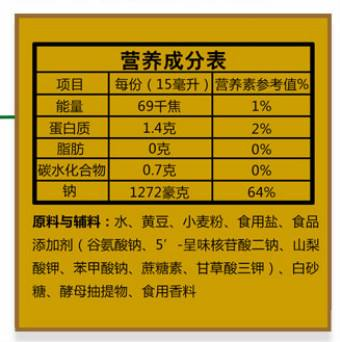
#> input picture 4.jpg, 340 x 342 px
$ python IP.py
#> lines starting #> are read from the running program, lines starting #| are printed output that depends on the picture; after the words box and inside, x2 and y2 are one past the last pixel; in counts of white or black regions, pixels touching at a corner belong together
from PIL import Image
img = Image.open('4.jpg')
#> img is the input picture: PIL image 340x342 RGB; mean R, G, B 182.9, 148.4, 42.5

Img = img.convert('L')
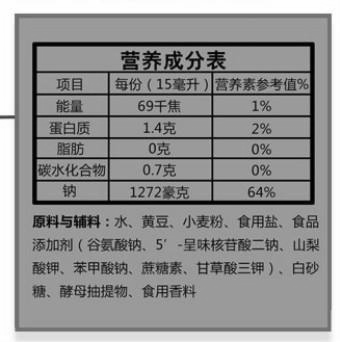
#> Img: PIL image 340x342 L; min 0, max 255, mean 146.6
Img.save("4_1.jpg")

threshold = 110

table = []
for i in range(256):
    if i < threshold:
        table.append(0)
    else:
        table.append(1)
#img 0/1
photo = Img.point(table,'1')
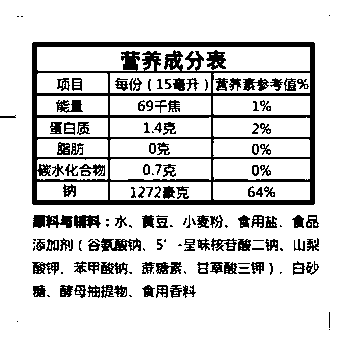
#> photo: PIL image 340x342 1; 82.9% white; 150 black regions (38 under 20 px), largest, box (x1, y1, x2, y2) and area: (32, 42, 315, 205) 9884, (33, 215, 73, 228) 372, (101, 238, 141, 252) 336
photo.save("4_2.jpg")

$ run again, with 1.jpg copied over 4.jpg
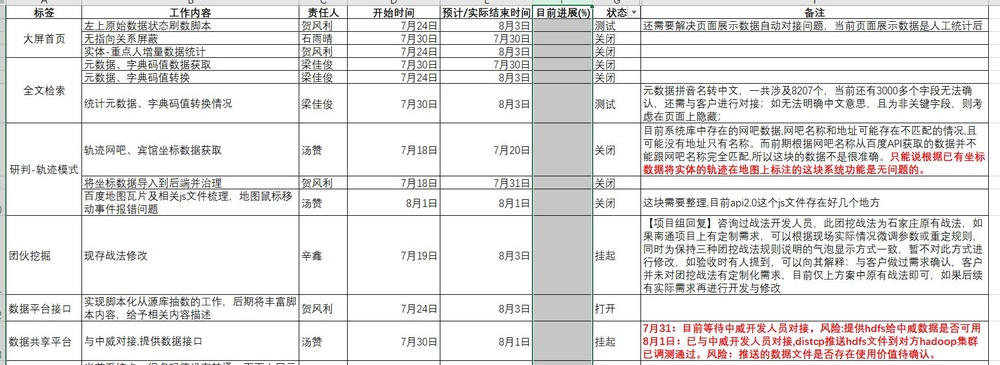
#> input picture 1.jpg, 1000 x 365 px, shrunk from 1694 x 619 before the run
#> img is the input picture: PIL image 1000x365 RGB; mean R, G, B 228.9, 227.4, 226.9
#> `Img = img.convert('L')`:
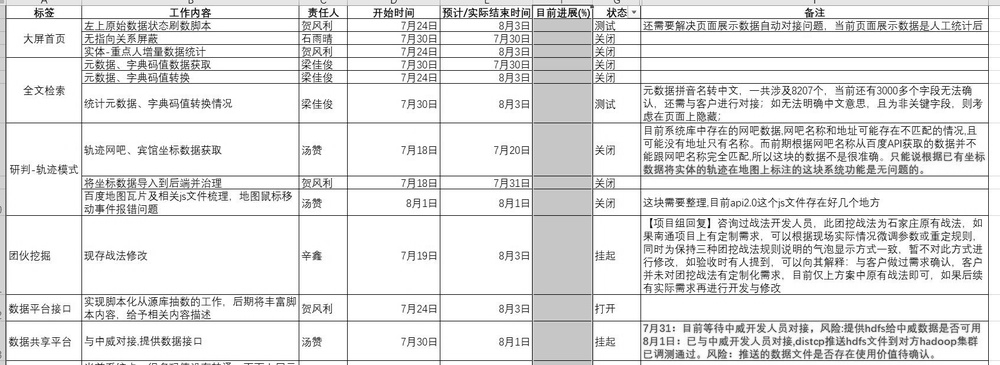
#> Img: PIL image 1000x365 L; min 0, max 255, mean 227.8
#> `photo = Img.point(table,'1')`:
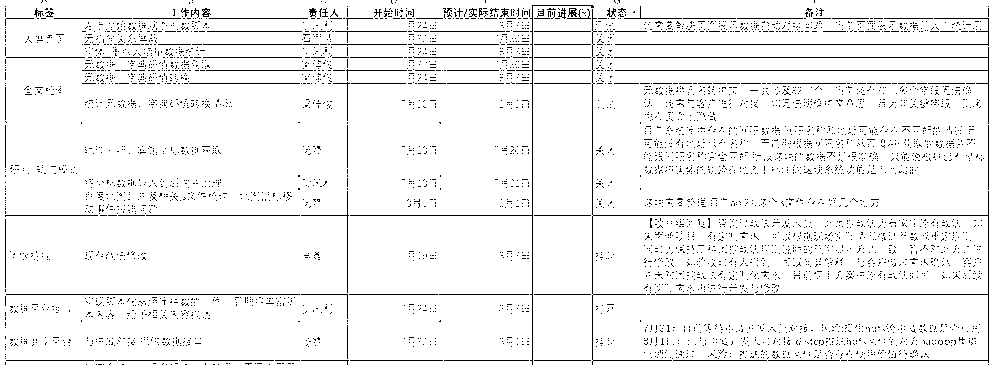
#> photo: PIL image 1000x365 1; 94.9% white; black in thin lines or dots

$ run again, with 2.jpg copied over 4.jpg
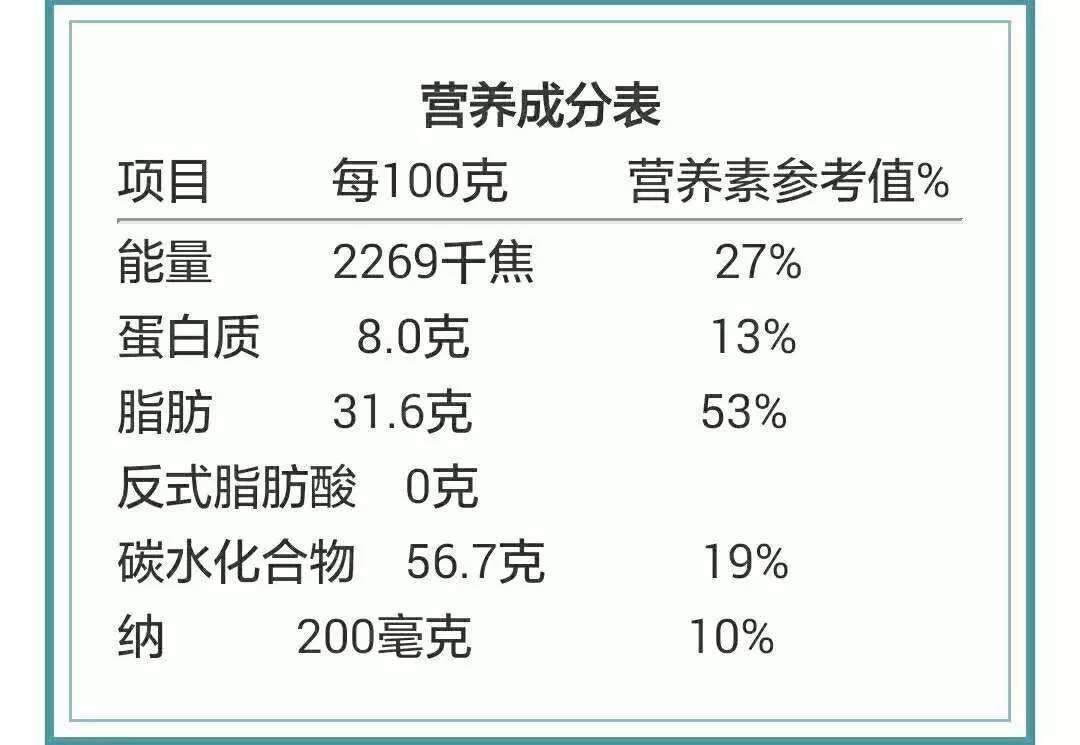
#> input picture 2.jpg, 1080 x 745 px
#> img is the input picture: PIL image 1080x745 RGB; mean R, G, B 232.4, 238.5, 234.3
#> `Img = img.convert('L')`:
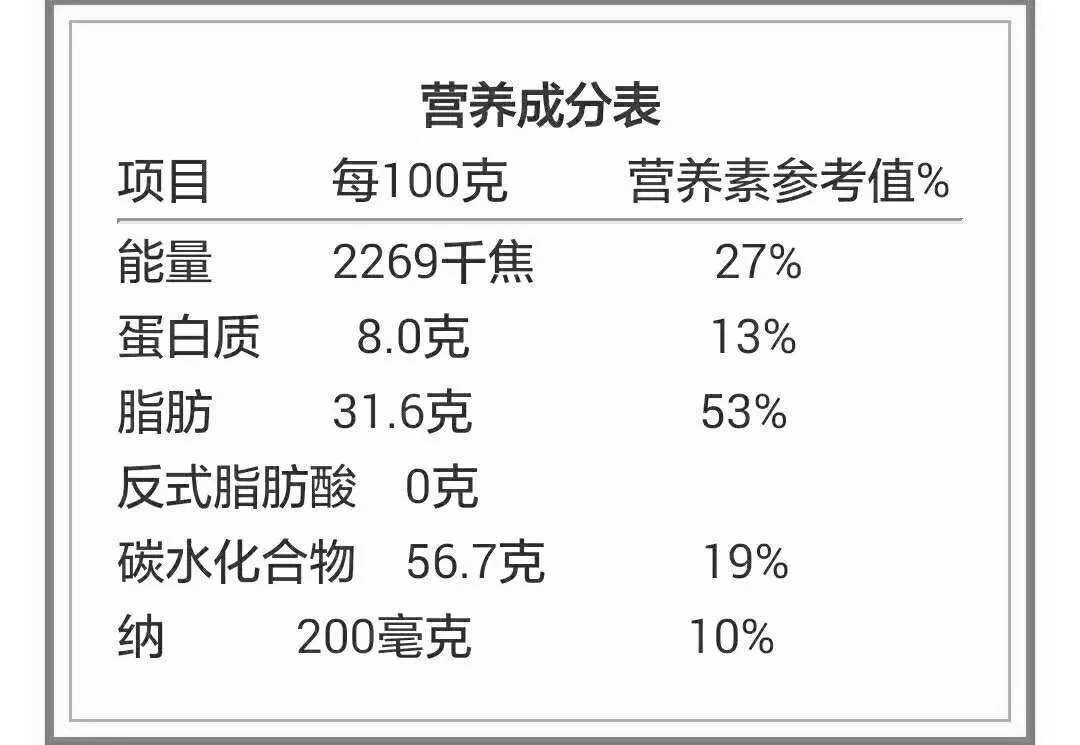
#> Img: PIL image 1080x745 L; min 1, max 255, mean 236.1
#> `photo = Img.point(table,'1')`:
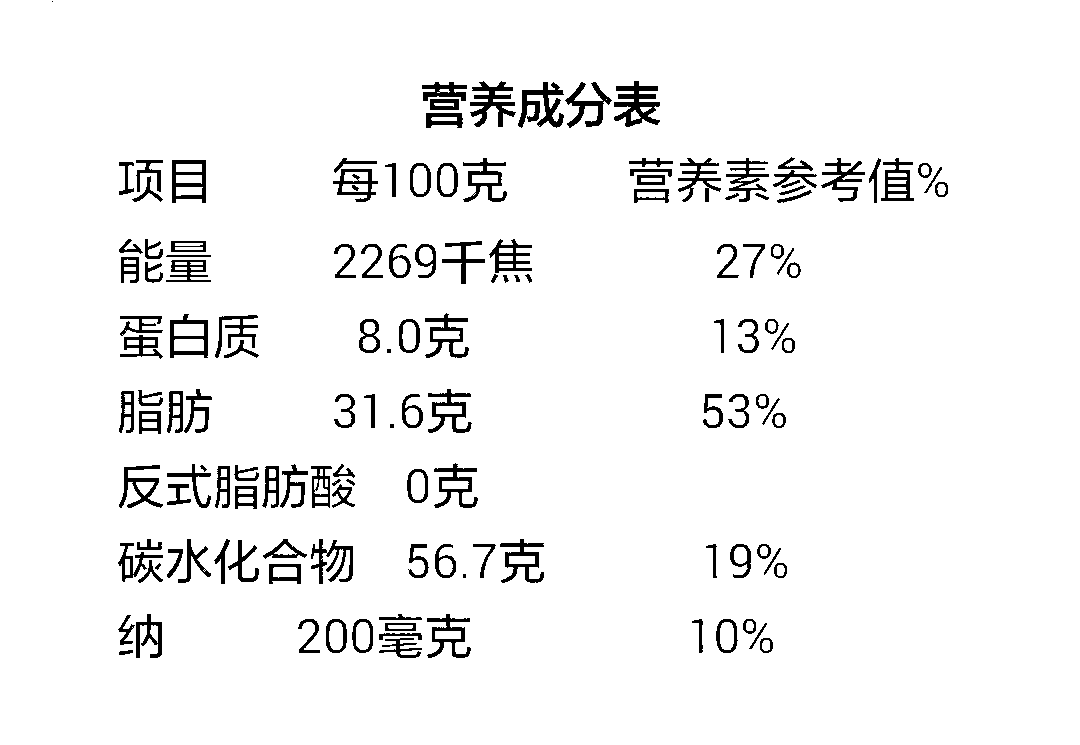
#> photo: PIL image 1080x745 1; 95.2% white; 142 black regions (4 under 20 px), largest, box (x1, y1, x2, y2) and area: (614, 81, 660, 127) 1095, (518, 82, 564, 128) 985, (470, 81, 516, 127) 942

$ run again, with 3.jpg copied over 4.jpg
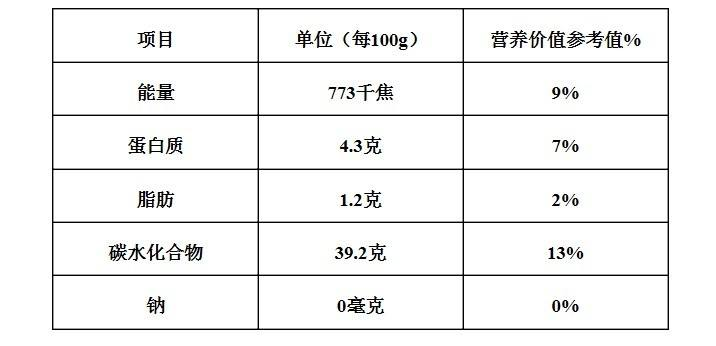
#> input picture 3.jpg, 716 x 346 px
#> img is the input picture: PIL image 716x346 RGB; mean R, G, B 241.3, 241.4, 241.3
#> `photo = Img.point(table,'1')`:
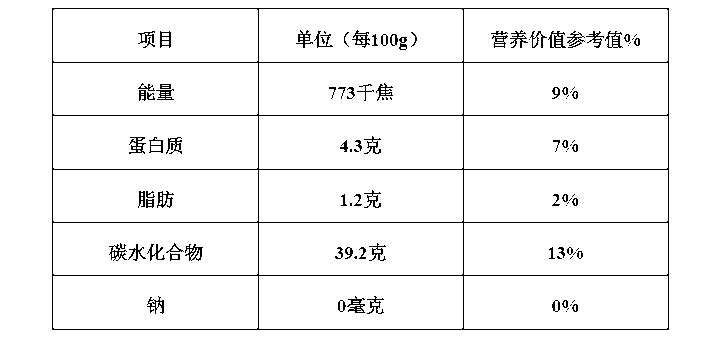
#> photo: PIL image 716x346 1; 95.8% white; black in thin lines or dots, all inside (x1, y1, x2, y2) = (52, 8, 669, 330)
